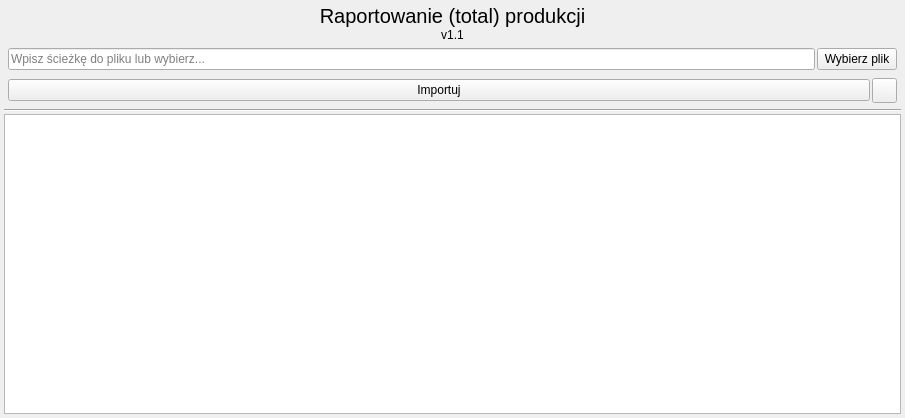
<?xml version="1.0" encoding="UTF-8"?>
<ui version="4.0">
 <class>Form</class>
 <widget class="QWidget" name="Form">
  <property name="geometry">
   <rect>
    <x>0</x>
    <y>0</y>
    <width>905</width>
    <height>418</height>
   </rect>
  </property>
  <property name="windowTitle">
   <string>Form</string>
  </property>
  <layout class="QGridLayout" name="gridLayout">
   <property name="leftMargin">
    <number>0</number>
   </property>
   <property name="topMargin">
    <number>0</number>
   </property>
   <property name="rightMargin">
    <number>0</number>
   </property>
   <property name="bottomMargin">
    <number>0</number>
   </property>
   <property name="spacing">
    <number>0</number>
   </property>
   <item row="0" column="0">
    <widget class="QWidget" name="widget" native="true">
     <layout class="QVBoxLayout" name="verticalLayout_3">
      <property name="spacing">
       <number>2</number>
      </property>
      <property name="leftMargin">
       <number>4</number>
      </property>
      <property name="topMargin">
       <number>4</number>
      </property>
      <property name="rightMargin">
       <number>4</number>
      </property>
      <property name="bottomMargin">
       <number>4</number>
      </property>
      <item>
       <widget class="QWidget" name="widget_2" native="true">
        <layout class="QVBoxLayout" name="verticalLayout">
         <property name="spacing">
          <number>0</number>
         </property>
         <property name="leftMargin">
          <number>0</number>
         </property>
         <property name="topMargin">
          <number>0</number>
         </property>
         <property name="rightMargin">
          <number>0</number>
         </property>
         <property name="bottomMargin">
          <number>0</number>
         </property>
         <item>
          <widget class="QLabel" name="label">
           <property name="font">
            <font>
             <pointsize>15</pointsize>
            </font>
           </property>
           <property name="text">
            <string>Raportowanie (total) produkcji</string>
           </property>
           <property name="alignment">
            <set>Qt::AlignCenter</set>
           </property>
          </widget>
         </item>
         <item>
          <widget class="QLabel" name="label_2">
           <property name="text">
            <string>v1.1</string>
           </property>
           <property name="alignment">
            <set>Qt::AlignCenter</set>
           </property>
          </widget>
         </item>
        </layout>
       </widget>
      </item>
      <item>
       <widget class="QWidget" name="widget_4" native="true">
        <layout class="QVBoxLayout" name="verticalLayout_2">
         <property name="spacing">
          <number>0</number>
         </property>
         <property name="leftMargin">
          <number>0</number>
         </property>
         <property name="topMargin">
          <number>0</number>
         </property>
         <property name="rightMargin">
          <number>0</number>
         </property>
         <property name="bottomMargin">
          <number>0</number>
         </property>
         <item>
          <widget class="QWidget" name="widget_3" native="true">
           <layout class="QHBoxLayout" name="horizontalLayout">
            <property name="spacing">
             <number>2</number>
            </property>
            <property name="leftMargin">
             <number>4</number>
            </property>
            <property name="topMargin">
             <number>4</number>
            </property>
            <property name="rightMargin">
             <number>4</number>
            </property>
            <property name="bottomMargin">
             <number>4</number>
            </property>
            <item>
             <widget class="QLineEdit" name="ed_sciezka_dane">
              <property name="placeholderText">
               <string>Wpisz ścieżkę do pliku lub wybierz...</string>
              </property>
             </widget>
            </item>
            <item>
             <widget class="QPushButton" name="btn_przegladaj">
              <property name="text">
               <string>Wybierz plik</string>
              </property>
             </widget>
            </item>
           </layout>
          </widget>
         </item>
         <item>
          <widget class="QWidget" name="widget_5" native="true">
           <layout class="QHBoxLayout" name="horizontalLayout_2">
            <property name="spacing">
             <number>2</number>
            </property>
            <property name="leftMargin">
             <number>4</number>
            </property>
            <property name="topMargin">
             <number>4</number>
            </property>
            <property name="rightMargin">
             <number>4</number>
            </property>
            <property name="bottomMargin">
             <number>4</number>
            </property>
            <item>
             <widget class="QPushButton" name="btn_importuj">
              <property name="text">
               <string>Importuj</string>
              </property>
             </widget>
            </item>
            <item>
             <widget class="QPushButton" name="btn_foto">
              <property name="minimumSize">
               <size>
                <width>25</width>
                <height>25</height>
               </size>
              </property>
              <property name="maximumSize">
               <size>
                <width>25</width>
                <height>25</height>
               </size>
              </property>
              <property name="text">
               <string/>
              </property>
              <property name="icon">
               <iconset resource="../icon.qrc">
                <normaloff>:/icon/img/svg_icons/image.svg</normaloff>:/icon/img/svg_icons/image.svg</iconset>
              </property>
             </widget>
            </item>
           </layout>
          </widget>
         </item>
        </layout>
       </widget>
      </item>
      <item>
       <widget class="Line" name="line">
        <property name="orientation">
         <enum>Qt::Horizontal</enum>
        </property>
       </widget>
      </item>
      <item>
       <widget class="QTableWidget" name="tab_dane"/>
      </item>
     </layout>
    </widget>
   </item>
  </layout>
 </widget>
 <resources>
  <include location="../icon.qrc"/>
 </resources>
 <connections/>
</ui>
